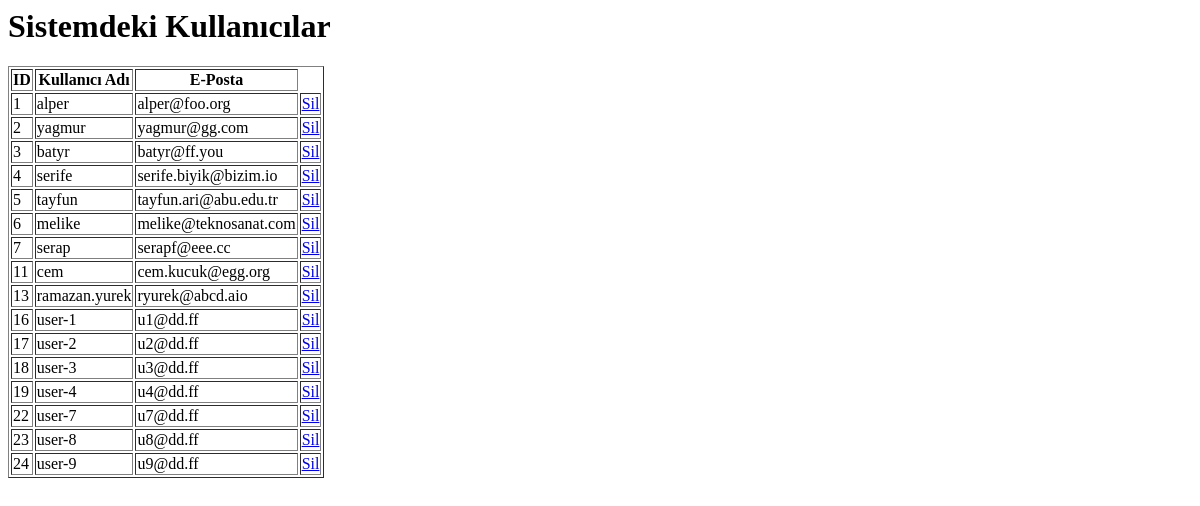
/auth/kullanicilar, run on an earlier commit of the app's database.
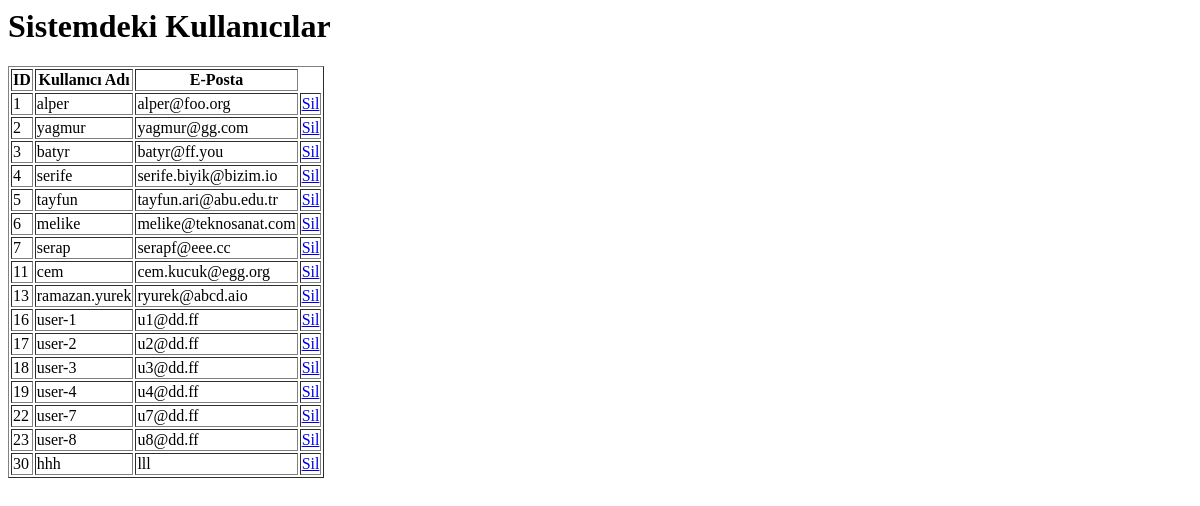
And on a later commit of the database.
### models.py (models this page shows)
class Users(db.Model):
    id = db.Column(db.Integer, primary_key=True)
    username = db.Column(db.String)
    email = db.Column(db.String)

### routes/auth.py (the view)
@auth_bp.route('/kullanicilar')
def kullanicilar():
    users = Users.query.all()
    return render_template(
            'kullanicilar.html',
            baslik="Kullanıcılar",
            kullanicilar=users
            )

### templates/kullanicilar.html (shortened to what this page needs)
<html>
    <head>
    </head>
    <body>
        <h1>Sistemdeki Kullanıcılar</h1>
        <table border="1">
        <tr><th>ID</th><th>Kullanıcı Adı</th><th>E-Posta</th></tr>
        {% for kullanici in kullanicilar %}
          <tr><td>{{kullanici.id}}</td><td>{{kullanici.username}}</td><td>{{kullanici.email}}</td><td><a href="{{url_for('auth.kullanicisil', id=kullanici.id)}}">Sil</a></td></tr>
        {% endfor %}
</table>
    </body>
</html>

What changed in the data, as far as the page shows it:
removed Users: id "24", username "user-9", email "u9@dd.ff"
added Users: id "30", username "hhh", email "lll"
